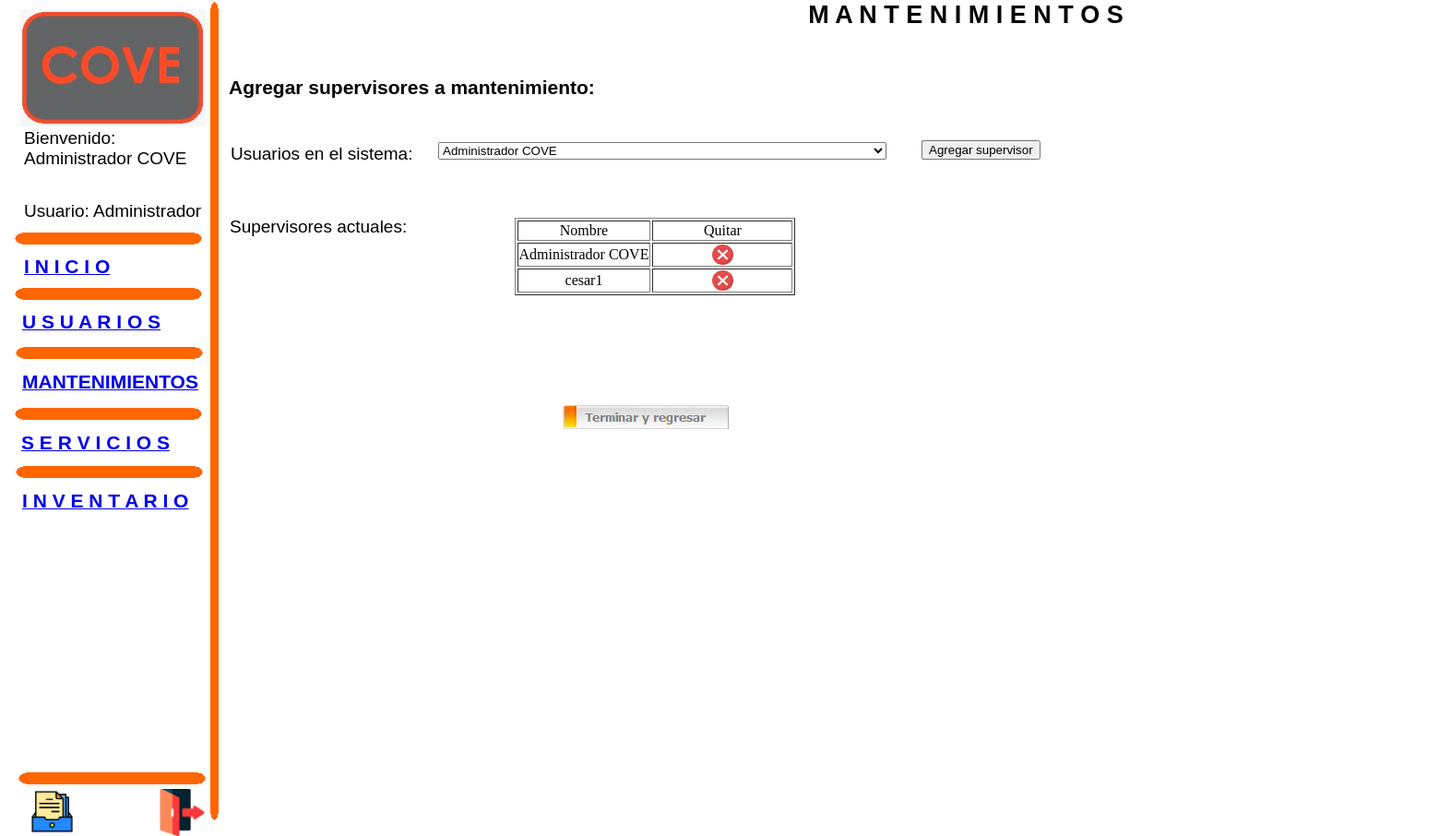
The app's page /alta_supervisor_mantenimiento.php?id=1 (signed in) with its own data.
### tables this page shows
CREATE TABLE `supervisores_mantenimientos` (
  `id` int(11) NOT NULL AUTO_INCREMENT,
  `nombre_id` int(11) NOT NULL,
  `mantenimiento_id` int(11) NOT NULL,
  `estado` int(11) NOT NULL,
  PRIMARY KEY (`id`)
);

CREATE TABLE `usuarios` (
  `id` int(11) NOT NULL AUTO_INCREMENT,
  `nombre` varchar(500) NOT NULL,
  `direccion` varchar(500) NOT NULL,
  `usuario` varchar(100) NOT NULL,
  `password` varchar(100) NOT NULL,
  `estado` int(11) NOT NULL DEFAULT 1,
  `rol` int(11) NOT NULL,
  `realizo` varchar(500) NOT NULL,
  `fecha_modificacion` datetime NOT NULL,
  PRIMARY KEY (`id`)
);

### alta_supervisor_mantenimiento.php (the view, shortened to what this page needs)
<!DOCTYPE HTML PUBLIC "-//W3C//DTD HTML 4.01 Transitional//EN">
<html>
<head>
</head>
<body>
<div id="container">
<div id="image1" style="position:absolute; overflow:hidden; left:22px; top:10px; width:201px; height:127px; z-index:0"><img src="images/WhatsApp Image 2024-01-16 at 7.01.31 PM.jpeg" alt="" title="" border=0 width=201 height=127></div>
<div id="roundrect1" style="position:absolute; overflow:hidden; left:228px; top:2px; width:10px; height:888px; z-index:1"><img border=0 width="100%" height="100%" alt="" src="images/roundrect616195484.gif"></div>
<div id="text7" style="position:absolute; overflow:hidden; left:247px; top:1px; width:1600px; height:35px; z-index:2">
<div class="wpmd">
<div align=center><font class="ws20"><B>M A N T E N I M I E N T O S</B></font></div>
</div></div>
<div id="text8" style="position:absolute; overflow:hidden; left:248px; top:83px; width:1600px; height:95px; z-index:3">
<div class="wpmd">
<div><font class="ws16"><B>Agregar supervisores a mantenimiento:
</B></font></div>
</div></div>
<form name="form1" method="POST" action="alta_supervisor_mantenimiento.php" style="margin:0px">
<input name="formbutton1" type="submit" value="Agregar supervisor" style="position:absolute;left:999px;top:152px;z-index:21">
<select name="formselect1" style="position:absolute;left:475px;top:154px;width:486px;z-index:22">
<?php
include_once "conexion.php";
$consulta = "SELECT * FROM usuarios where estado = 1";
$resultado = mysqli_query($conexion, $consulta);
while ($row = mysqli_fetch_assoc($resultado)) {
  echo "<option value='".$row["id"]."'>".$row["nombre"]."</option>";
}
?>
</select>
</form>
<div id="roundrect2" style="position:absolute; overflow:hidden; left:16px; top:252px; width:204px; height:14px; z-index:5"><img border=0 width="100%" height="100%" alt="" src="images/roundrect616195312.gif"></div>
<div id="roundrect3" style="position:absolute; overflow:hidden; left:16px; top:312px; width:204px; height:14px; z-index:6"><img border=0 width="100%" height="100%" alt="" src="images/roundrect616195296.gif"></div>
<div id="text1" style="position:absolute; overflow:hidden; left:24px; top:337px; width:194px; height:35px; z-index:7">
<a href="usuarios.php" title="Administración de usuarios"><div class="wpmd">
<div><font class="ws16"><B>U S U A R I O S</B></font></div>
</div></a></div>
<div id="roundrect4" style="position:absolute; overflow:hidden; left:17px; top:376px; width:204px; height:14px; z-index:8"><img border=0 width="100%" height="100%" alt="" src="images/roundrect616195265.gif"></div>
<div id="text2" style="position:absolute; overflow:hidden; left:24px; top:402px; width:198px; height:35px; z-index:9">
<a href="mantenimientos.php" title="Administración de mantenimientos"><div class="wpmd">
<div><font class="ws16"><B>MANTENIMIENTOS</B></font></div>
</div></a></div>
<div id="roundrect5" style="position:absolute; overflow:hidden; left:16px; top:442px; width:204px; height:14px; z-index:10"><img border=0 width="100%" height="100%" alt="" src="images/roundrect616195234.gif"></div>
<div id="text3" style="position:absolute; overflow:hidden; left:23px; top:468px; width:198px; height:35px; z-index:11">
<a href="servicios.php" title="Administración de servicios"><div class="wpmd">
<div><font class="ws16"><B>S E R V I C I O S</B></font></div>
</div></a></div>
<div id="roundrect6" style="position:absolute; overflow:hidden; left:17px; top:505px; width:204px; height:14px; z-index:12"><img border=0 width="100%" height="100%" alt="" src="images/roundrect616195203.gif"></div>
<div id="text4" style="position:absolute; overflow:hidden; left:24px; top:531px; width:198px; height:35px; z-index:13">
<a href="inventario.php" title="Administración de inventario"><div class="wpmd">
<div><font class="ws16"><B>I N V E N T A R I O</B></font></div>
</div></a></div>
<div id="roundrect7" style="position:absolute; overflow:hidden; left:20px; top:837px; width:204px; height:14px; z-index:14"><img border=0 width="100%" height="100%" alt="" src="images/roundrect616195171.gif"></div>
<div id="text6" style="position:absolute; overflow:hidden; left:26px; top:277px; width:189px; height:35px; z-index:15">
<a href="sistema.php" title="Inicio de sistema"><div class="wpmd">
<div><font class="ws16"><B>I N I C I O</B></font></div>
</div></a></div>
<div id="text10" style="position:absolute; overflow:hidden; left:26px; top:139px; width:197px; height:66px; z-index:19">
<div class="wpmd">
<div><font class="ws14">Bienvenido: <?php echo $_SESSION["nombre_usuario"];?> </font></div>
</div></div>
<div id="text11" style="position:absolute; overflow:hidden; left:26px; top:218px; width:203px; height:36px; z-index:20">
<div class="wpmd">
<div><font class="ws14">Usuario: <?php if($_SESSION["rol"] == 1) echo "Administrador"; else echo "Empleado"?></font></div>
</div></div>
<div id="g_image1" style="position:absolute; overflow:hidden; left:33px; top:856px; width:47px; height:47px; z-index:18"><a href="archivo.php" title="Registros guardados"><img src="images/paste5.jpg" alt="" title="" border=0 width=47 height=47></a></div>
<div id="g_image2" style="position:absolute; overflow:hidden; left:172px; top:855px; width:51px; height:51px; z-index:19"><a href="salir.php" title="Salir del sistema"><img src="images/paste8.jpg" alt="" title="" border=0 width=51 height=51></a></div>
<div id="text5" style="position:absolute; overflow:hidden; left:250px; top:156px; width:203px; height:36px; z-index:20">
<div class="wpmd">
<div><font class="ws14">Usuarios en el sistema: </font></div>
</div></div>
<div id="text9" style="position:absolute; overflow:hidden; left:249px; top:235px; width:203px; height:36px; z-index:23">
<div class="wpmd">
<div><font class="ws14">Supervisores actuales:</font></div>
</div></div>
<div id="html1" style="position:absolute; overflow:scroll; left:453px; top:236px; width:514px; height:148px; z-index:24">
<?php
include_once "conexion.php";
$ids = $_GET['id'];
$consulta = "SELECT * FROM supervisores_mantenimientos where mantenimiento_id =".$ids." and estado = '1' ";
$resultado = mysqli_query($conexion, $consulta);
if(mysqli_num_rows($resultado) == 0){
  echo "Este mantenimiento aun no cuenta con supervisores";
}
else{
echo "<table border=1 align='center'><tr align='center'><td>Nombre</td><td>Quitar</td></tr>";
    while ($row = mysqli_fetch_assoc($resultado)) {
    echo "<tr align='center'>";
    $consulta_sup = "SELECT * FROM usuarios where id =".$row["nombre_id"];
    $resultado_sup = mysqli_query($conexion, $consulta_sup);
    $row_sup = mysqli_fetch_assoc($resultado_sup);
    echo "<td>".$row_sup["nombre"]."</td>";
    echo "<td align='center'> <a title='Quitar supervisor' href='quitar_supervisor_mantenimiento.php?id_usuario=".$row_sup["id"]."&id_registro=".$ids."'><img border=0 width='15%' height='15%' alt='' src='images/tache.png'></a></td>";
    echo "</tr>";
    }
}
?>
</table>
</div>
<div id="nav10d" style="position:absolute; left:610px; top:439px; z-index:25"><a onMouseOut="MM_swapImgRestore()" onMouseOver="MM_swapImage('nav10','','images/nav6169762500a.gif',1)" href="mantenimientos.php"><img name="nav10" onLoad="MM_preloadImages('images/nav6169762500a.gif')" alt="" border=0 src="images/nav6169762500i.gif"></a></div>
</div>
</body>
</html>

### alta_supervisor_mantenimiento.php (style rules this page uses)
.ws14 { font-size: 19px; }
.ws16 { font-size: 21px; }
.ws20 { font-size: 27px; }
.wpmd { font-size: 13px;font-family: Arial,Helvetica,Sans-Serif;font-style: normal;font-weight: normal; }
DIV,UL,OL { margin-top: 0px; margin-bottom: 0px; }
div#container { position:relative; width: 1863px; margin-top: 0px; margin-left: auto; margin-right: auto; text-align:left; }
body { text-align:center;margin:0 }

### records on screen
supervisores_mantenimientos: usuarios.nombre "Administrador COVE"
supervisores_mantenimientos: usuarios.nombre "cesar1"

### other values on screen
$_SESSION["nombre_usuario"] "Administrador COVE"
form field formselect1 "Administrador COVE"
